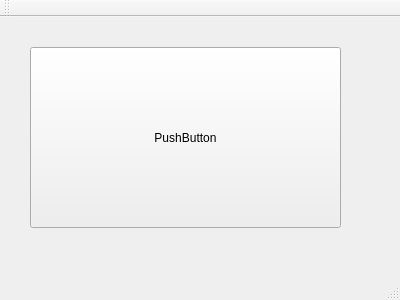
<?xml version="1.0" encoding="UTF-8"?>
<ui version="4.0">
 <class>MainWindow</class>
 <widget class="QMainWindow" name="MainWindow">
  <property name="geometry">
   <rect>
    <x>0</x>
    <y>0</y>
    <width>400</width>
    <height>300</height>
   </rect>
  </property>
  <property name="windowTitle">
   <string>MainWindow</string>
  </property>
  <widget class="QWidget" name="centralWidget">
   <widget class="QPushButton" name="pushButton">
    <property name="geometry">
     <rect>
      <x>30</x>
      <y>30</y>
      <width>311</width>
      <height>181</height>
     </rect>
    </property>
    <property name="text">
     <string>PushButton</string>
    </property>
   </widget>
  </widget>
  <widget class="QMenuBar" name="menuBar">
   <property name="geometry">
    <rect>
     <x>0</x>
     <y>0</y>
     <width>400</width>
     <height>22</height>
    </rect>
   </property>
  </widget>
  <widget class="QToolBar" name="mainToolBar">
   <attribute name="toolBarArea">
    <enum>TopToolBarArea</enum>
   </attribute>
   <attribute name="toolBarBreak">
    <bool>false</bool>
   </attribute>
  </widget>
  <widget class="QStatusBar" name="statusBar"/>
 </widget>
 <layoutdefault spacing="6" margin="11"/>
 <resources/>
 <connections/>
</ui>
